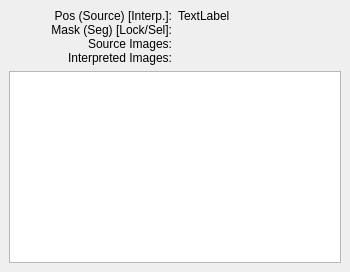
  <widget class="QDockWidget" name="DockInfo">
   <property name="sizePolicy">
    <sizepolicy hsizetype="Ignored" vsizetype="Ignored">
     <horstretch>0</horstretch>
     <verstretch>0</verstretch>
    </sizepolicy>
   </property>
   <property name="minimumSize">
    <size>
     <width>350</width>
     <height>122</height>
    </size>
   </property>
   <property name="maximumSize">
    <size>
     <width>350</width>
     <height>524287</height>
    </size>
   </property>
   <property name="features">
    <set>QDockWidget::DockWidgetFloatable|QDockWidget::DockWidgetMovable</set>
   </property>
   <property name="allowedAreas">
    <set>Qt::RightDockWidgetArea</set>
   </property>
   <property name="windowTitle">
    <string>Info (F9)</string>
   </property>
   <attribute name="dockWidgetArea">
    <number>2</number>
   </attribute>
   <widget class="QWidget" name="dockWidgetContents_9">
    <property name="sizePolicy">
     <sizepolicy hsizetype="Fixed" vsizetype="MinimumExpanding">
      <horstretch>0</horstretch>
      <verstretch>0</verstretch>
     </sizepolicy>
    </property>
    <property name="minimumSize">
     <size>
      <width>350</width>
      <height>100</height>
     </size>
    </property>
    <property name="maximumSize">
     <size>
      <width>350</width>
      <height>16777215</height>
     </size>
    </property>
    <layout class="QVBoxLayout" name="verticalLayout_3">
     <item>
      <layout class="QVBoxLayout" name="verticalLayout_2">
       <item>
        <layout class="QHBoxLayout" name="horizontalLayout_3">
         <item>
          <widget class="QLabel" name="label_20">
           <property name="text">
            <string>Pos (Source) [Interp.]:
Mask (Seg) [Lock/Sel]:
Source Images:
Interpreted Images:</string>
           </property>
           <property name="scaledContents">
            <bool>true</bool>
           </property>
           <property name="alignment">
            <set>Qt::AlignRight|Qt::AlignTop|Qt::AlignTrailing</set>
           </property>
          </widget>
         </item>
         <item>
          <widget class="QLabel" name="InfoLabel">
           <property name="text">
            <string>TextLabel</string>
           </property>
           <property name="alignment">
            <set>Qt::AlignLeading|Qt::AlignLeft|Qt::AlignTop</set>
           </property>
          </widget>
         </item>
        </layout>
       </item>
      </layout>
     </item>
     <item>
      <widget class="QPlainTextEdit" name="plainTextEdit"/>
     </item>
    </layout>
   </widget>
  </widget>
